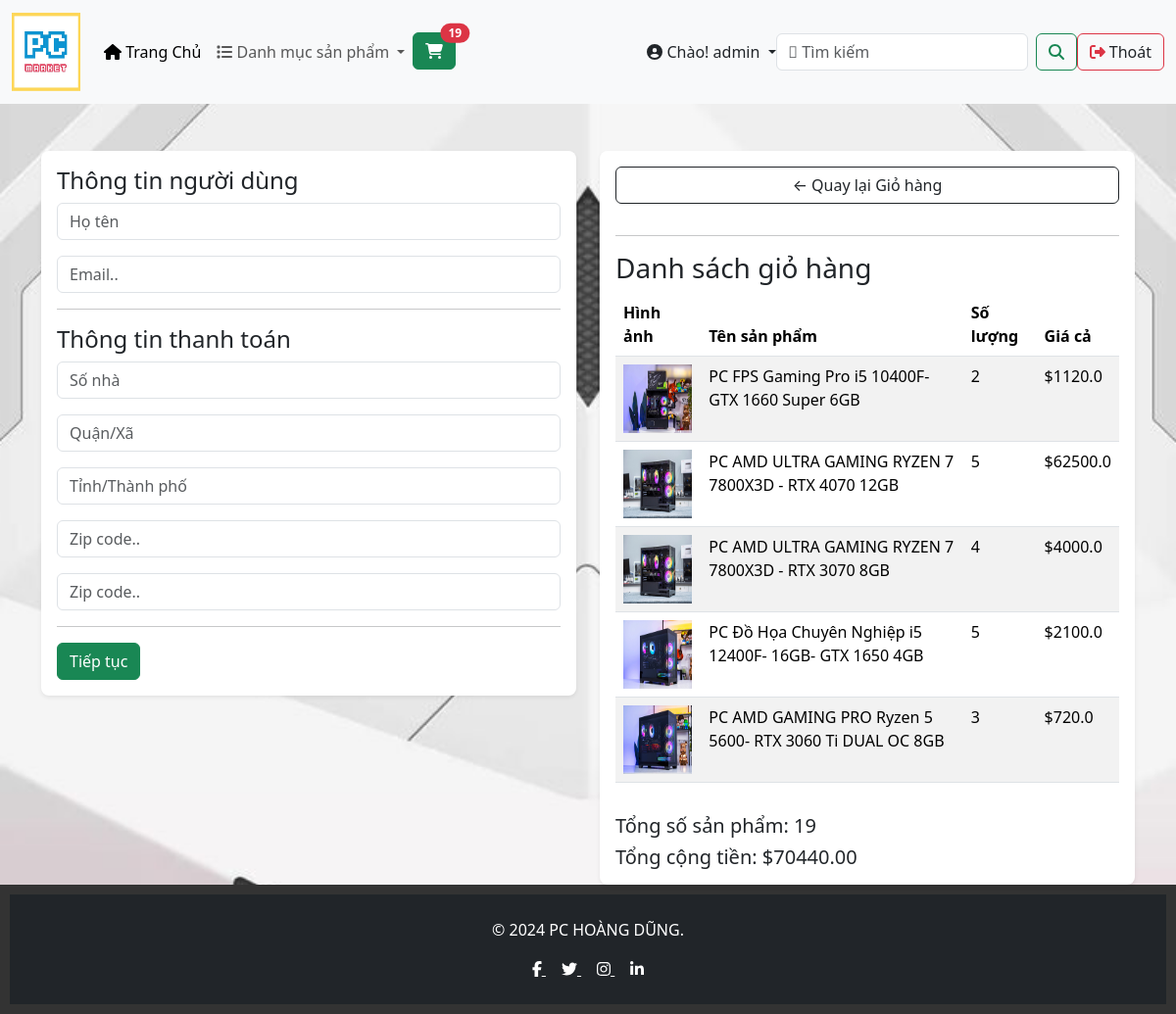
Screenshot of /checkout/ (signed in) with the database file from the repository.
### app/models.py (models this page shows, shortened)
class OrderItem(models.Model):
    product = models.ForeignKey(Product,on_delete=models.SET_NULL,blank=True,null=True)
    order = models.ForeignKey(Order,on_delete=models.SET_NULL,blank=True,null=True)
    quantity = models.IntegerField(default=0,null=True,blank=False)
    date_added = models.DateTimeField(auto_now_add=True)
    @property
    def get_total(self):
        total = self.product.price * self.quantity
        return total

class Product(models.Model):
    category = models.ManyToManyField(Category,related_name='product')
    name = models.CharField(max_length=200,null=True)
    price = models.FloatField()
    digital = models.BooleanField(default=False,null=True,blank=False)
    image = models.ImageField(null=True,blank=True)
    detail = models.TextField(null=True,blank=True)
    @property
    def ImageURL(self):
        try:
            url = self.image.url
        except:
            url = ''
        return url

class Order(models.Model):
    customer = models.ForeignKey(User,on_delete=models.SET_NULL,blank=True,null=True)
    date_order = models.DateTimeField(auto_now_add=True)
    complete = models.BooleanField(default=False,null=True,blank=False)
    transaction_id = models.CharField(max_length=200,null=True)
    @property
    def get_cart_items(self):
        orderitems = self.orderitem_set.all()
        total = sum ([item.quantity for item in orderitems])
        return total
    @property
    def get_cart_total(self):
        orderitems = self.orderitem_set.all()
        total = sum ([item.get_total for item in orderitems])
        return total

### app/views.py (the view)
# urls.py: path('checkout/', views.checkout, name="checkout"),
def checkout(request):
    if request.user.is_authenticated:
        customer = request.user
        order, created = Order.objects.get_or_create(customer =customer,complete =False)
        items= order.orderitem_set.all()
        cartItems = order.get_cart_items
    else:
        items= []
        order = {'get_cart_items':0,'get_cart_total':0}
        cartItems = order['get_cart_items']
    categories = Category.objects.filter(is_sub =False)
    context= {'categories':categories,'items':items,'order':order,'cartItems':cartItems}
    return render(request,'app/checkout.html', context)

### app/templates/app/checkout.html
{% extends 'app/base.html' %}
{% load static %}
{% block content_checkout %}
<div class="container mt-5">
    <div class="row">
        <div class="col-lg-6">
            <div class="card border-0 rounded-3 shadow-sm p-3" id="form-wrapper">
                <form id="form">
                    <div id="user-info">
                        <h4>Thông tin người dùng</h4>
                        <div class="mb-3">
                            <input required class="form-control" type="text" name="name" placeholder="Họ tên">
                        </div>
                        <div class="mb-3">
                            <input required class="form-control" type="email" name="email" placeholder="Email..">
                        </div>
                    </div>
                    <div id="shipping-info">
                        <hr>
                        <h4>Thông tin thanh toán</h4>
                        <div class="mb-3">
                            <input class="form-control" type="text" name="address" placeholder="Số nhà">
                        </div>
                        <div class="mb-3">
                            <input class="form-control" type="text" name="city" placeholder="Quận/Xã">
                        </div>
                        <div class="mb-3">
                            <input class="form-control" type="text" name="state" placeholder="Tỉnh/Thành phố">
                        </div>
                        <div class="mb-3">
                            <input class="form-control" type="text" name="zipcode" placeholder="Zip code..">
                        </div>
                        <div class="mb-3">
                            <input class="form-control" type="text" name="country" placeholder="Zip code..">
                        </div>
                    </div>
                    <hr>
                    <input id="form-button" class="btn btn-success btn-block" type="submit" value="Tiếp tục">
                </form>
            </div>
        </div>
        <div class="col-lg-6">
            <div class="card border-0 rounded-3 shadow-sm p-3">
                <a class="btn btn-outline-dark mb-3" href="{% url 'cart' %}">&#x2190; Quay lại Giỏ hàng</a>
                <hr>
                <h3>Danh sách giỏ hàng</h3>
                <table class="table table-striped">
                    <thead>
                        <tr>
                            <th scope="col">Hình ảnh</th>
                            <th scope="col">Tên sản phẩm</th>
                            <th scope="col">Số lượng</th>
                            <th scope="col">Giá cả</th>
                        </tr>
                    </thead>
                    <tbody>
                        {% for item in items %}
							<tr>
								<td><a href="{% url 'detail' %}?id={{ item.product.id }}"><img class="row-image" src="{{ item.product.ImageURL }}" width="70" height="70"></a></td>
								<td><a href="{% url 'detail' %}?id={{ item.product.id }}" style="text-decoration: none; color: black;">{{ item.product.name }}</a></td>
								<td>{{ item.quantity }}</td>
								<td>${{ item.get_total }}</td>
							</tr>
						{% endfor %}
                    </tbody>
                </table>
                <h5 class="mt-3">Tổng số sản phẩm: {{ order.get_cart_items }}</h5>
                <h5 class="mb-0">Tổng cộng tiền: ${{ order.get_cart_total | floatformat:2 }}</h5>
            </div>
        </div>
    </div>
</div>
{% endblock content_checkout %}

### app/templates/app/base.html (shortened to what this page needs)
{% load  static %}
<!DOCTYPE html>
<html lang="en">
  <head>
        <link href="https://cdn.jsdelivr.net/npm/bootstrap@5.3.2/dist/css/bootstrap.min.css" rel="stylesheet">
        <link href-"{% static 'app/css/style.css' %}" rel="stylesheet" />
        <link href-"{% static 'app/css/owl.carousel.css' %}" rel="stylesheet" />
        <link href-"{% static 'app/css/all.min.css' %}" rel="stylesheet" />
        <link href="stylesheet" type="text/css" href="{%static 'app/css/main.css' %}">
        <link rel="stylesheet" href="">
  </head>
  <body>
    <nav class="navbar navbar-expand-lg bg-body-tertiary">
        <div class="container-fluid">
            <a class="navbar-brand" href="{% url 'home' %}">
                <img src="{% static 'app/images/pc market logo.jpg' %}" width="70" height="80" />
            </a>
            <div class="collapse navbar-collapse" id="navbarSupportedContent">
                <ul class="navbar-nav me-auto mb-2 mb-lg-0">
                    <li class="nav-item">
                        <a class="nav-link active" aria-current="page" href="{% url 'home' %}">
                            <i class="fas fa-home"></i> Trang Chủ
                        </a>
                    </li>
                    <li class="nav-item dropdown">
                        <a class="nav-link dropdown-toggle" href="#" role="button" data-bs-toggle="dropdown" aria-expanded="false">
                            <i class="fas fa-list"></i> Danh mục sản phẩm
                        </a>
                    </li>
                    <div class="form-inline my-2 my-lg-0 ml-3">
                        <a href="{% url 'cart' %}" class="btn btn-success position-relative">
                            <i class="fas fa-shopping-cart"></i>
                            <span id='cart-total' class="position-absolute top-0 start-100 translate-middle badge rounded-pill bg-danger">
                                {{ cartItems }}
                            </span>
                        </a>
                    </div>
                </ul>
                <span class="mr-2 user-dropdown">
                    {% if request.user.is_authenticated %}
                        <i class="fas fa-user-circle"></i>
                        <a href="#" class="text-decoration-none text-dark dropdown-toggle" id="userDropdown" role="button" data-bs-toggle="dropdown" aria-expanded="false">
                            Chào! {{ request.user }}
                        </a>
                    {% endif %}
                </span>
                <form class="d-flex" role="search" method="POST" action="{% url 'search' %}">
                    <input class="form-control me-2" type="search" placeholder="&#xF002; Tìm kiếm" aria-label="Search" name="searched">
                    <button class="btn btn-outline-success" type="submit"><i class="fas fa-search"></i></button>
                </form>
            </div>
            <ul class="navbar-nav me-auto mb-2 mb-lg-0">
                {% if request.user.is_authenticated %}
                    <div class="form-inline my-2 my-lg-0">
                        <button class="btn btn-outline-danger mr-2">
                            <i class="fas fa-sign-out-alt"></i>
                            <a href="{% url 'logout' %}" class="text-decoration-none text-dark">Thoát</a>
                        </button>
                    </div>
                {% endif %}
            </ul>
        </div>
    </nav>
    {% block content_checkout %} {% endblock content_checkout %}
    <footer class="site-footer">
        <div class="container-fluid bg-dark text-white p-4">
            <div class="row align-items-center justify-content-center">
                <div class="col-lg-12 text-center">
                    <p class="mb-0">&copy; 2024 PC HOÀNG DŨNG.</p>
                    <div class="social-icons mt-3">
                        <a href="https://www.facebook.com/haongtandung" class="text-white mx-2" target="_blank">
                            <i class="fab fa-facebook-f"></i>
                        </a>
                        <a href="https://twitter.com/?lang=vi" class="text-white mx-2" target="_blank">
                            <i class="fab fa-twitter"></i>
                        </a>
                        <a href="https://www.instagram.com/dungztrz_811/" class="text-white mx-2" target="_blank">
                            <i class="fab fa-instagram"></i>
                        </a>
                        <a href="https://www.youtube.com/channel/UCnJL6L-4TjNWMJEp8mK-cOg" class="text-white mx-2" target="_blank">
                            <i class="fab fa-linkedin-in"></i>
                        </a>
                    </div>
                </div>
            </div>
        </div>
    </footer>
  </body>
</html>

### app/templates/app/base.html (style rules this page uses)
body { margin: 0; padding: 0; min-height: 100vh; display: flex; flex-direction: column; }
footer { background-color: #333; color: #fff; text-align: center; padding: 10px; }
.navbar-nav .nav-link { transition: color 0.3s ease; }
.user-dropdown { position: relative; }

### rows the page displays
OrderItem: product.ImageURL (picture), product.name "PC FPS Gaming Pro i5 10400F-GTX 1660 Super 6GB", quantity "2", get_total "1120.0"
OrderItem: product.ImageURL (picture), product.name "PC AMD ULTRA GAMING RYZEN 7 7800X3D - RTX 4070 12GB", quantity "5", get_total "62500.0"
OrderItem: product.ImageURL (picture), product.name "PC AMD ULTRA GAMING RYZEN 7 7800X3D - RTX 3070 8GB", quantity "4", get_total "4000.0"
OrderItem: product.ImageURL (picture), product.name "PC Đồ Họa Chuyên Nghiệp i5 12400F- 16GB- GTX 1650 4GB", quantity "5", get_total "2100.0"
OrderItem: product.ImageURL (picture), product.name "PC AMD GAMING PRO Ryzen 5 5600- RTX 3060 Ti DUAL OC 8GB", quantity "3", get_total "720.0"
Order: get_cart_items "19", get_cart_total "70440.00"

### other values shown
{{ cartItems }} "19"
{{ request.user }} "admin"
